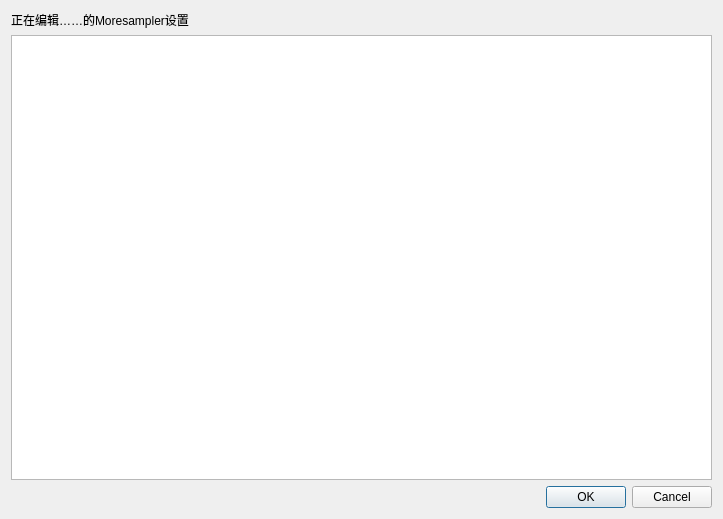
<?xml version="1.0" encoding="UTF-8"?>
<ui version="4.0">
 <class>MoresamplerSettingsDialog</class>
 <widget class="QDialog" name="MoresamplerSettingsDialog">
  <property name="geometry">
   <rect>
    <x>0</x>
    <y>0</y>
    <width>723</width>
    <height>519</height>
   </rect>
  </property>
  <property name="windowTitle">
   <string>Dialog</string>
  </property>
  <layout class="QGridLayout" name="gridLayout">
   <item row="2" column="1">
    <widget class="QDialogButtonBox" name="buttonBox">
     <property name="orientation">
      <enum>Qt::Horizontal</enum>
     </property>
     <property name="standardButtons">
      <set>QDialogButtonBox::Cancel|QDialogButtonBox::Ok</set>
     </property>
    </widget>
   </item>
   <item row="1" column="0" colspan="2">
    <widget class="QTableView" name="tableView"/>
   </item>
   <item row="0" column="0" colspan="2">
    <widget class="QLabel" name="whatIsEditingLabel">
     <property name="text">
      <string>正在编辑……的Moresampler设置</string>
     </property>
    </widget>
   </item>
  </layout>
 </widget>
 <resources/>
 <connections>
  <connection>
   <sender>buttonBox</sender>
   <signal>accepted()</signal>
   <receiver>MoresamplerSettingsDialog</receiver>
   <slot>accept()</slot>
   <hints>
    <hint type="sourcelabel">
     <x>248</x>
     <y>254</y>
    </hint>
    <hint type="destinationlabel">
     <x>157</x>
     <y>274</y>
    </hint>
   </hints>
  </connection>
  <connection>
   <sender>buttonBox</sender>
   <signal>rejected()</signal>
   <receiver>MoresamplerSettingsDialog</receiver>
   <slot>reject()</slot>
   <hints>
    <hint type="sourcelabel">
     <x>316</x>
     <y>260</y>
    </hint>
    <hint type="destinationlabel">
     <x>286</x>
     <y>274</y>
    </hint>
   </hints>
  </connection>
 </connections>
</ui>
